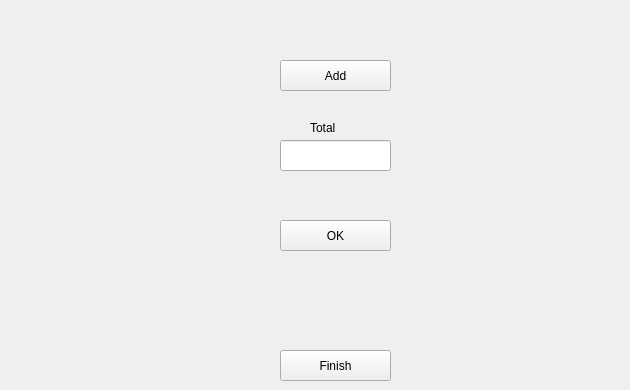
    <widget class="QWidget" name="tab_4">
     <attribute name="title">
      <string>money in </string>
     </attribute>
     <widget class="QPushButton" name="pushButton_7">
      <property name="geometry">
       <rect>
        <x>280</x>
        <y>220</y>
        <width>111</width>
        <height>31</height>
       </rect>
      </property>
      <property name="text">
       <string>OK</string>
      </property>
     </widget>
     <widget class="QPushButton" name="pushButton_18">
      <property name="geometry">
       <rect>
        <x>280</x>
        <y>60</y>
        <width>111</width>
        <height>31</height>
       </rect>
      </property>
      <property name="text">
       <string>Add</string>
      </property>
     </widget>
     <widget class="QLineEdit" name="lineEdit_18">
      <property name="geometry">
       <rect>
        <x>280</x>
        <y>140</y>
        <width>111</width>
        <height>31</height>
       </rect>
      </property>
     </widget>
     <widget class="QLabel" name="label_5">
      <property name="geometry">
       <rect>
        <x>310</x>
        <y>120</y>
        <width>57</width>
        <height>16</height>
       </rect>
      </property>
      <property name="text">
       <string>Total</string>
      </property>
     </widget>
     <widget class="QLabel" name="label_8">
      <property name="geometry">
       <rect>
        <x>80</x>
        <y>300</y>
        <width>541</width>
        <height>31</height>
       </rect>
      </property>
      <property name="text">
       <string/>
      </property>
     </widget>
     <widget class="QPushButton" name="pushButton_19">
      <property name="geometry">
       <rect>
        <x>280</x>
        <y>350</y>
        <width>111</width>
        <height>31</height>
       </rect>
      </property>
      <property name="text">
       <string>Finish</string>
      </property>
     </widget>
    </widget>
